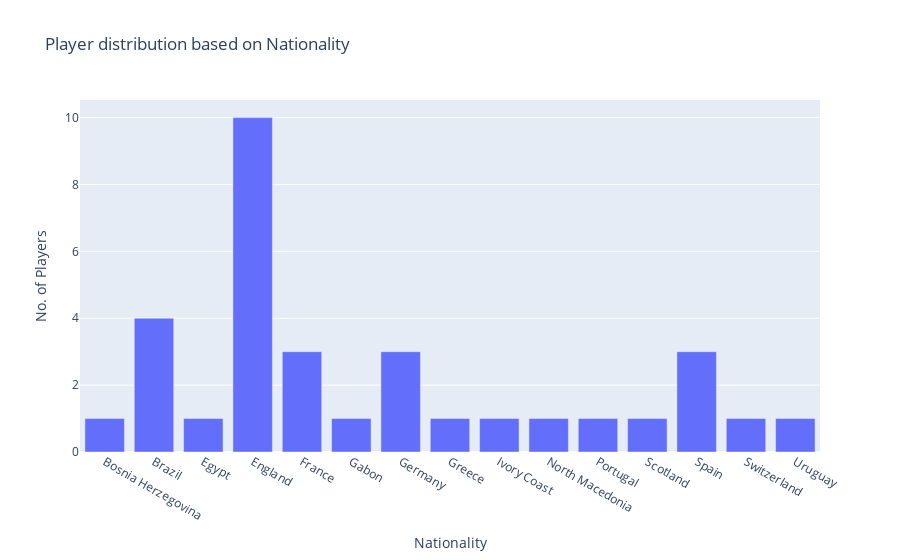

Notebook cell for this chart:
### Code cell
# Player distribution based on country
fig = px.bar(arsenal.groupby(by=['nationality']).count()['club_name'],
             x=arsenal.groupby(by=['nationality']).count()['club_name'].index,
             y=arsenal.groupby(by=['nationality']).count()['club_name'].values,
             labels={"x": "Nationality",  "y": "No. of Players"},
             title='Player distribution based on Nationality')
fig.show()

### Figure 1 — Plotly figure (JSON) as saved in the notebook; plotly's stock layout.template omitted (floating-point values rounded to 4 significant figures)
{"data": [{"alignmentgroup": "True", "hovertemplate": "Nationality=%{x}<br>No. of Players=%{y}<extra></extra>", "legendgroup": "", "marker": {"color": "#636efa", "pattern": {"shape": ""}}, "name": "", "offsetgroup": "", "orientation": "v", "showlegend": false, "textposition": "auto", "type": "bar", "x": ["Bosnia Herzegovina", "Brazil", "Egypt", "England", "France", "Gabon", "Germany", "Greece", "Ivory Coast", "North Macedonia", "Portugal", "Scotland", "Spain", "Switzerland", "Uruguay"], "xaxis": "x", "y": [1, 4, 1, 10, 3, 1, 3, 1, 1, 1, 1, 1, 3, 1, 1], "yaxis": "y"}], "layout": {"barmode": "relative", "legend": {"tracegroupgap": 0}, "title": {"text": "Player distribution based on Nationality"}, "xaxis": {"anchor": "y", "domain": [0, 1], "title": {"text": "Nationality"}}, "yaxis": {"anchor": "x", "domain": [0, 1], "title": {"text": "No. of Players"}}}}
